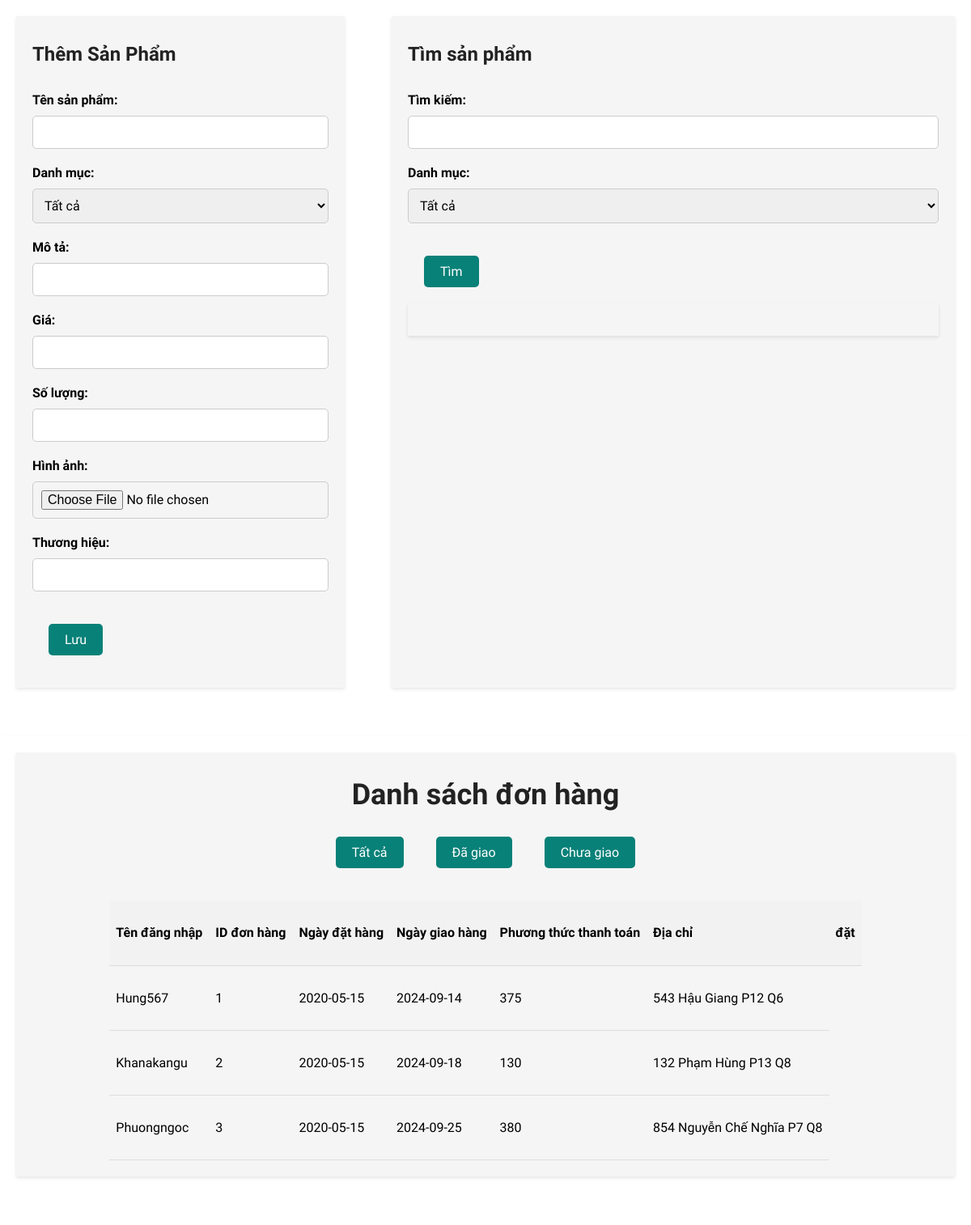
The page /inventory.php on the database its author committed.
### tables this page shows
CREATE TABLE `orders` (
  `oid` int(11) NOT NULL,
  `dateod` date NOT NULL,
  `datedel` date DEFAULT NULL,
  `aid` int(11) NOT NULL,
  `address` varchar(255) NOT NULL,
  `city` varchar(50) NOT NULL,
  `country` varchar(100) NOT NULL,
  `account` char(16) DEFAULT NULL,
  `total` int(11) NOT NULL
);

CREATE TABLE `accounts` (
  `aid` int(11) NOT NULL,
  `afname` varchar(100) NOT NULL,
  `alname` varchar(100) NOT NULL,
  `phone` char(10) NOT NULL,
  `email` varchar(100) NOT NULL,
  `cnic` char(12) NOT NULL,
  `dob` date NOT NULL,
  `username` varchar(100) NOT NULL,
  `gender` varchar(10) NOT NULL,
  `password` varchar(100) NOT NULL
);

### inventory.php (the view, shortened to what this page needs)
<!DOCTYPE html>
<html>
<head>
    <link rel="stylesheet" href="style.css">
</head>
<body>
    <div class="container1">
        <div class="form-container">
            <h2>Thêm Sản Phẩm</h2>
            <form id="insert-form" action="inventory.php" enctype="multipart/form-data" method="post">
                <label for="name">Tên sản phẩm:</label>
                <input type="text" id="name" name="name" required>
                <label for="category">Danh mục:</label>
                <select id="category-filter" name="category" required>
                    <option value="all">Tất cả</option>
                </select>
                <label for="description">Mô tả:</label>
                <input type="text" id="description" name="description" required>
                <label for="price">Giá:</label>
                <input type="number" id="price" name="price" required min='0'>
                <label for="quantity">Số lượng:</label>
                <input type="number" id="quantity" name="quantity" required min='0'>
                <label for="image">Hình ảnh:</label>
                <input type="file" name="photo" id="fileInput" required>
                <label for="brand">Thương hiệu:</label>
                <input type="text" id="brand" name="brand" required>
                <button name="ins" type="submit" class="insert-btn">Lưu</button>
            </form>
        </div>
        <div class="search-container">
            <h2>Tìm sản phẩm</h2>
            <form id="search-form" action="inventory.php" method="post">
                <label for="search">Tìm kiếm:</label>
                <input type="text" id="search" name="search">
                <label for="category-filter">Danh mục:</label>
                <select id="category-filter" name="cat">
                    <option value="all">Tất cả</option>
                </select>
                <button type="submit" id="search-btn" name="search1">Tìm</button>
            </form>
            <div class="inventory-container">
            </div>
        </div>
    </div>
    <div class="container11">
        <div class="order-container">
            <h1>Danh sách đơn hàng</h1>
            <div class="btns">
                <a href='inventory.php?a=1'><button id="all-btn">Tất cả</button></a>
                <a href='inventory.php?d=1'><button id="delivered-btn">Đã giao</button></a>
                <a href='inventory.php?u=1'><button id="undelivered-btn">Chưa giao</button></a>
            </div>
            <table id="tab1" style="width: auto; margin: 0 auto;">
                <thead>
                    <tr>
                        <th>Tên đăng nhập</th>
                        <th>ID đơn hàng</th>
                        <th>Ngày đặt hàng</th>
                        <th>Ngày giao hàng</th>
                        <th>Phương thức thanh toán</th>
                        <th>Địa chỉ</th>
                        <th>đặt</th>
                    </tr>
                </thead>
                <tbody>
                    <?php
					if (isset($_GET['d'])) {
						include("include/connect.php");
						$query = "SELECT * FROM orders join accounts on orders.aid = accounts.aid where datedel is not NULL";
						$result = mysqli_query($con, $query);
						while ($row = mysqli_fetch_assoc($result)) {
							$aname = $row['username'];
							$oid = $row['oid'];
							$dateod = $row['dateod'];
							$datedel = $row['datedel'];
							$add = $row['address'];
                            $pri = $row['total'];
							if (empty($datedel))
								$datedel = "Not Delivered";
							echo "
										<tr>
										<td>$aname</td>
										<td>$oid</td>
												<td>$dateod</td>
												<td>$datedel</td>
										<td>$pri</td>
										<td>$add</td>
										";
							if ($datedel == "Not Delivered")
								echo "<td><a href='inventory.php?odd=$oid'><button id='oupdate-btn'>SET</button></a></td>";
							echo "</tr>";
						}
					} else {
						include("include/connect.php");
						$query = "SELECT * FROM orders join accounts on orders.aid = accounts.aid";
						$result = mysqli_query($con, $query);
						while ($row = mysqli_fetch_assoc($result)) {
							$aname = $row['username'];
							$oid = $row['oid'];
							$dateod = $row['dateod'];
							$datedel = $row['datedel'];
							$add = $row['address'];
                            $pri = $row['total'];
							echo "
										<tr>
										<td>$aname</td>
										<td>$oid</td>
												<td>$dateod</td>
												<td>$datedel</td>
										<td>$pri</td>
										<td>$add</td>
										";
							echo "</tr>";
						}
					}
					?>
                </tbody>
            </table>
        </div>
    </div>
</body>
</html>

### style.css (style rules this page uses)
* { margin: 0; padding: 0; box-sizing: border-box; font-family: "Spartan", sans-serif; }
html { scroll-behavior: smooth; }
h1 { font-size: 50px; line-height: 64px; color: #222; }
h2 { font-size: 46px; line-height: 54px; color: #222; }
body { width: 100%; }

### inventory.php (style rules this page uses)
.container11 { max-width: 100%; margin: 0 auto; padding: 20px; background-color: #fff; box-shadow: 0 2px 4px rgba(0, 0, 0, 0.1); display: flex; flex-direction: column; justify-content: center; align-items: center; overflow: auto; }
#tab1 tr { width: 100%; height: 80px; }
.btns { display: flex; justify-content: center; margin-bottom: 20px; }
.order-container h1 { margin-bottom: 0; }
body { font-family: Arial, sans-serif; background-color: #f0f0f0; }
.container1 { max-width: 100%; margin: 0 auto; padding: 20px; background-color: #fff; box-shadow: 0 2px 4px rgba(0, 0, 0, 0.1); display: flex; justify-content: space-between; }
.form-container { width: 35%; }
h1 { font-size: 36px; text-align: center; margin-bottom: 40px; }
h2 { font-size: 24px; margin-bottom: 20px; }
.search-container { width: 60%; }
.form-container, .search-container { margin-bottom: 40px; padding: 20px; background-color: #f5f5f5; box-shadow: 0 2px 4px rgba(0, 0, 0, 0.1); }
.order-container { margin-bottom: 40px; padding: 20px; justify-content: center; background-color: #f5f5f5; box-shadow: 0 2px 4px rgba(0, 0, 0, 0.1); width: 100%; overflow: auto; }
.form-container label, .search-container label { display: flex; margin-bottom: 10px; font-size: 16px; font-weight: bold; }
.form-container input, .search-container input, .form-container select, .search-container select { display: block; width: 100%; padding: 10px; margin-bottom: 20px; font-size: 16px; border-radius: 5px; border: 1px solid #ccc; }
.form-container input[type="file"] { display: inline-block; }
.inventory-container { padding: 20px; background-color: #f5f5f5; box-shadow: 0 2px 4px rgba(0, 0, 0, 0.1); }
#delete-btn, #update-btn, #insert-btn, #search-btn, #all-btn, #delivered-btn, #undelivered-btn, #oupdate-btn, #up-btn { display: inline-block; padding: 10px 20px; font-size: 16px; border-radius: 5px; border: none; color: #fff; background-color: #088178; cursor: pointer; margin-right: 20px; margin-top: 20px; margin-bottom: 20px; margin-left: 20px; }
.insert-btn { display: inline-block; padding: 10px 20px; font-size: 16px; border-radius: 5px; border: none; color: #fff; background-color: #088178; cursor: pointer; margin-right: 20px; margin-top: 20px; margin-bottom: 20px; margin-left: 20px; }
table { border-collapse: collapse; height: 350px; display: inline-block; width: 100%; overflow: auto; }
.order-container { display: flex; flex-direction: column; justify-content: center; }
th, td { text-align: left; padding: 8px; border-bottom: 1px solid #ddd; white-space: nowrap; }
th { background-color: #f2f2f2; position: sticky; top: 0; }
#tab1 { height: auto; max-height: 900px; overflow-y: auto; overflow-x: auto; }

### rows shown on the page
orders: aid.username "Hung567", oid "1", dateod "2020-05-15", datedel "2024-09-14", total "375", address "543 Hậu Giang P12 Q6"
orders: aid.username "Khanakangu", oid "2", dateod "2020-05-15", datedel "2024-09-18", total "130", address "132 Phạm Hùng P13 Q8"
orders: aid.username "Phuongngoc", oid "3", dateod "2020-05-15", datedel "2024-09-25", total "380", address "854 Nguyễn Chế Nghĩa P7 Q8"
